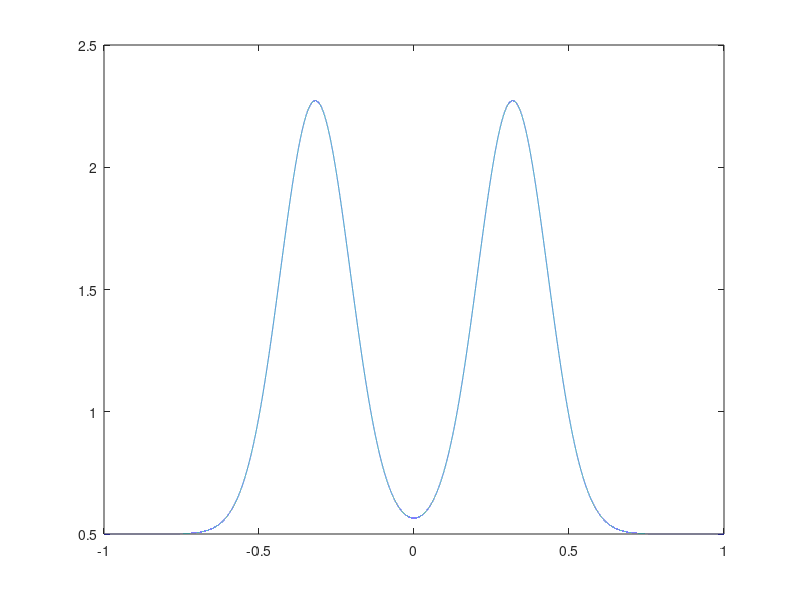

This chart was generated by the following MATLAB code:
clear all, close all

N=50;
k=(0:N); 

a=exp(-(k/4).^2).*cos(k);
b=exp(-(k/4).^2).*sin(k); 
a0=a(1); a=a(2:end); b=b(2:end);

T0= 2; %s
fs= 44100; %Hz

t=(-1:(1/fs):1)';

x= a0;
for k= 1:50
    x= (x) + (a(k)*cos(2*pi*(k/2)*t));
    plot(t, x)
    pause(0.1) 
end


